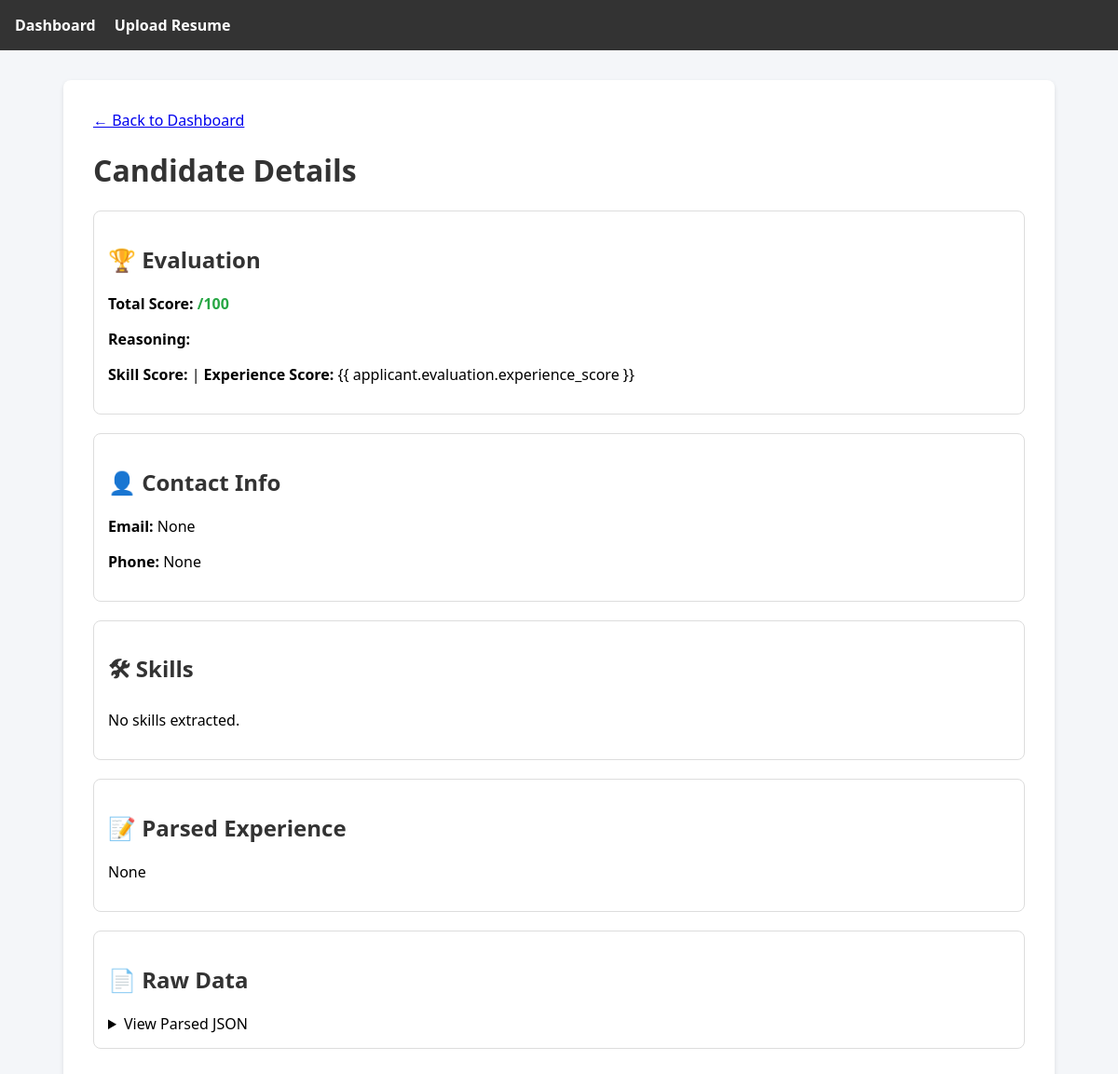
The app's page /applicant/2/ with its own data.
### ats/models.py (models this page shows, shortened)
class Applicant(models.Model):
    job = models.ForeignKey(Job, on_delete=models.SET_NULL, null=True, blank=True, related_name='applicants')
    name = models.CharField(max_length=255, null=True, blank=True)
    email = models.EmailField(unique=True, null=True, blank=True)
    phone = models.CharField(max_length=50, null=True, blank=True)
    experience_summary = models.TextField(null=True, blank=True)
    resume = models.FileField(upload_to='resumes/')
    parsed_data = models.JSONField(null=True, blank=True) # Full structured JSON from Parse Agent
    created_at = models.DateTimeField(auto_now_add=True)

### ats/views.py (the view)
# urls.py: path('applicant/<int:pk>/', views.applicant_detail, name='applicant_detail'),
def applicant_detail(request, pk):
    applicant = get_object_or_404(Applicant, pk=pk)
    return render(request, 'ats/detail.html', {'applicant': applicant})

### ats/templates/ats/detail.html (shortened to what this page needs)
{% extends 'ats/base.html' %}
{% block content %}
<a href="{% url 'dashboard' %}">&larr; Back to Dashboard</a>
<h1>{{ applicant.name|default:"Candidate Details" }}</h1>
<div class="card">
    <h2>🏆 Evaluation</h2>
    <p><strong>Total Score:</strong> <span class="score">{{ applicant.evaluation.total_score }}/100</span></p>
    <p><strong>Reasoning:</strong> {{ applicant.evaluation.reason }}</p>
    <p><strong>Skill Score:</strong> {{ applicant.evaluation.skill_score }} | <strong>Experience Score:</strong> {{
        applicant.evaluation.experience_score }}</p>
</div>
<div class="card">
    <h2>👤 Contact Info</h2>
    <p><strong>Email:</strong> {{ applicant.email }}</p>
    <p><strong>Phone:</strong> {{ applicant.phone }}</p>
</div>
<div class="card">
    <h2>🛠 Skills</h2>
    {% for skill in applicant.skills.all %}
    <span
        style="background: #e9ecef; padding: 5px 10px; border-radius: 15px; margin-right: 5px; display: inline-block; margin-bottom: 5px;">
        {{ skill.skill.name }} ({{ skill.confidence }})
    </span>
    {% empty %}
    <p>No skills extracted.</p>
    {% endfor %}
</div>
<div class="card">
    <h2>📝 Parsed Experience</h2>
    <p>{{ applicant.experience_summary }}</p>
</div>
<div class="card">
    <h2>📄 Raw Data</h2>
    <details>
        <summary>View Parsed JSON</summary>
    </details>
</div>
{% endblock %}

### ats/templates/ats/base.html (style rules this page uses)
body { font-family: 'Segoe UI', Tahoma, Geneva, Verdana, sans-serif; margin: 0; padding: 0; background: #f4f6f9; }
.score { font-weight: bold; color: #28a745; }
h1, h2 { color: #333; }
.card { border: 1px solid #ddd; padding: 15px; border-radius: 8px; margin-bottom: 20px; }

### records on screen
Applicant: name "Candidate Details", email "None", phone "None", experience_summary "None"
